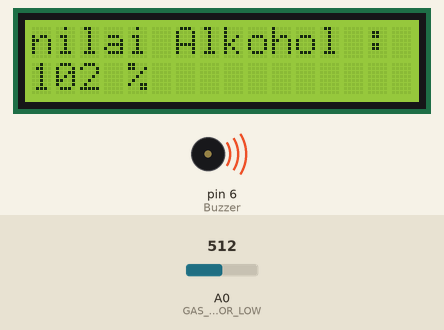
Simulated run of this program. Board: Arduino Uno, built with avr-gcc and run on an emulated ATmega328P. Parts: 16×2 character LCD, buzzer (waves = sounding). Inputs (shaded band) come from the test bench; at power-on: A0 (GAS_SENSOR_LOW) = 512.

Above: at 4.4 s.
4.5 s: A0 (GAS_SENSOR_LOW) set to 716
At 4.9 s:
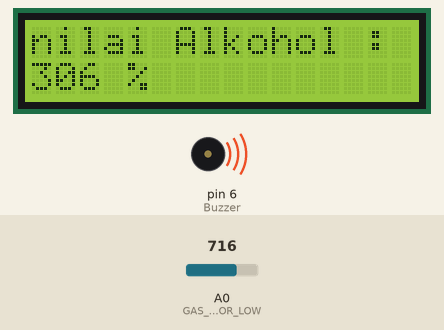
6.1 s: A0 (GAS_SENSOR_LOW) set to 900
At 7.1 s:
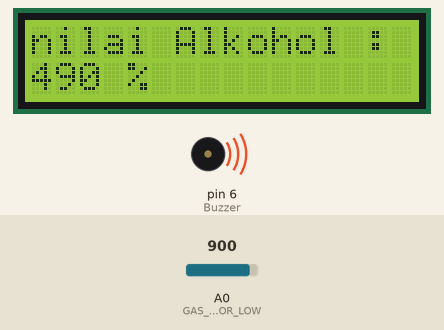
7.7 s: A0 (GAS_SENSOR_LOW) set to 1023
At 8.1 s:
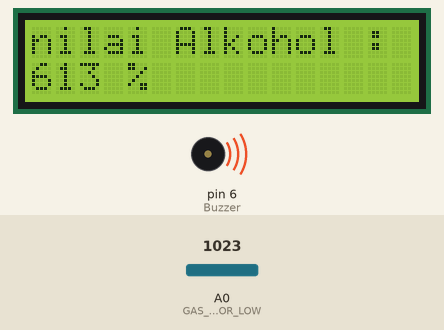
Timing chart, 0 to 10.7 s (numbered marks = the images above; inputs shaded):
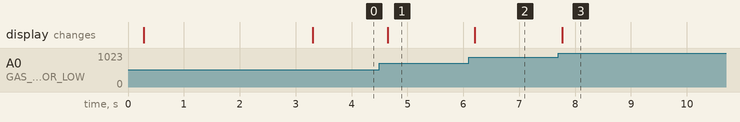

The program:

main.cpp
```cpp
#include <Arduino.h>
#include <LiquidCrystal_I2C.h>
LiquidCrystal_I2C lcd(0x27, 16, 2);
int GAS_SENSOR_LOW = A0;
int Buzzer = 6;
int nilaialkohol = 0;

void beep(unsigned char delayms)
{                          //creating function
  analogWrite(Buzzer, 20); //Setting pin to high
  delay(delayms);          //Delaying
  analogWrite(Buzzer, 0);  //Setting pin to LOW
  delay(delayms);          //Delaying
}

void setup()
{
  // put your setup code here, to run once:
  pinMode(Buzzer, OUTPUT);

  lcd.init(); // initialize the lcd
  lcd.backlight();
  beep(50); //Beep
  beep(50); //Beep
  lcd.setCursor(0, 0);
  lcd.print("SISTEM DETEKSI");
  lcd.setCursor(0, 1);
  lcd.print("ALKOHOL");
  delay(3000);
}

void loop()
{
  lcd.setCursor(0, 0);
  lcd.print("nilai Alkohol :");
  // put your main code here, to run repeatedly:
  nilaialkohol = analogRead(GAS_SENSOR_LOW);
  nilaialkohol = map(nilaialkohol, 410, 510, 0, 100);
  if (nilaialkohol == LOW)
  {
    lcd.setCursor(0, 1);
    lcd.print(nilaialkohol);
    lcd.print(" %   ");
    beep(50); //Beep
  }
  else
  {
    lcd.setCursor(0, 1);
    lcd.print(nilaialkohol);
    lcd.print(" %   ");
  }
  delay(200);
}
```

Measured:
- after the input at 4.5 s, the display: changes after 0.15 s (image 1)
- after the input at 6.1 s, the display: changes after 0.11 s (image 2)
- after the input at 7.7 s, the display: changes after 0.07 s (image 3)
